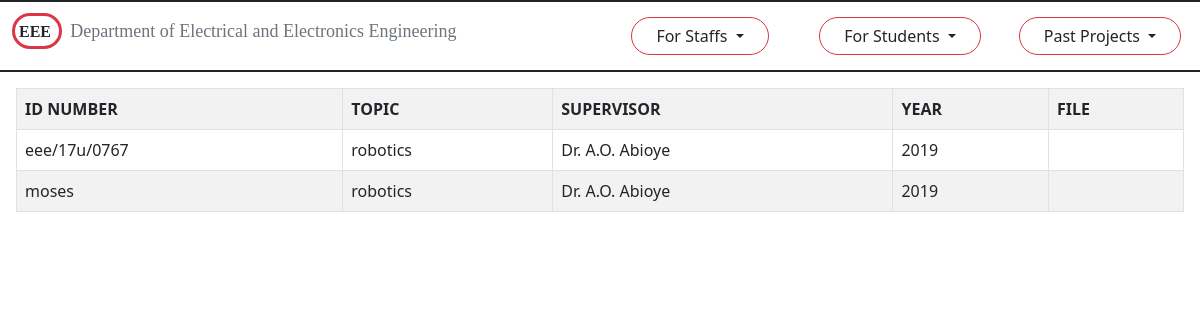
Screenshot of /2019.php with the database file from the repository.
### tables this page shows
CREATE TABLE `upload` (
  `SN` int(4) NOT NULL,
  `id` varchar(15) NOT NULL,
  `supervisor` char(35) NOT NULL,
  `topic` varchar(255) NOT NULL,
  `years` int(4) NOT NULL,
  `title` varchar(25) NOT NULL
);

### 2019.php (the view, shortened to what this page needs)
<?php
    $servername = "localhost";
    $username = "root";
    $password = "";
    $dbname = "my_db";
    $conn = new mysqli($servername, $username,
                    $password, $dbname);
    $sql = "SELECT * FROM upload WHERE years='2019' ORDER BY id ASC";
    $result = $conn->query($sql);
?>
<!DOCTYPE html>
<html lang="en">
<head>
    <link rel="stylesheet" href="styles/style.css">
    <link href="bootstrap-5.1.3-dist/css/bootstrap.min.css" rel="stylesheet">
</head>
<body>
    <header>
        <div class="container-fluid border-bottom border-top border-2 py-2 border-dark">
            <div class="row text-light">
                <div class="col-lg-6 py-2">
                    <a href="index.php" class="border border-3 border-danger rounded-pill p-1 text-decoration-none text-dark">
                        <strong>EEE</strong>
                    </a>
                    <span id="dpt-name" class="text-muted px-2 font-size">Department of Electrical and Electronics Engineering</span>
                </div>
                <div class="btn col-lg-2 dropdown">
                    <button type="button" class="btn border-danger px-4 btn-md rounded-pill text-dark dropdown-toggle" data-bs-toggle="dropdown">For Staffs </button>
                </div>
                <div class="btn col-lg-2">
                    <button type="button" class="btn border-danger px-4 btn-md rounded-pill text-dark dropdown-toggle" data-bs-toggle="dropdown">
                        For Students
                    </button>
                </div>
                <div class="btn col-lg-2">
                    <button type="button" class="btn border-danger px-4 btn-md rounded-pill text-dark dropdown-toggle" data-bs-toggle="dropdown">
                        Past Projects
                    </button>
                </div>
            </div>
        </div>
    </header>
    <section>
    <div class="container-fluid p-3">
            <table class="table table-striped table-bordered">
                    <tr>
                        <th>ID NUMBER</th>
                        <th>TOPIC</th>
                        <th>SUPERVISOR</th>
                        <th>YEAR</th>
                        <th>FILE</th>
                    </tr>
                    <?php
                        while($rows=$result->fetch_assoc())
                        {
                    ?>
                            <tr>
                                <td><?php echo $rows['id'];?></td>
                                <td><?php echo $rows['topic'];?></td>
                                <td><?php echo $rows['supervisor'];?></td>
                                <td><?php echo $rows['years'];?></td>
                                <td><?php echo $rows['title'];?></td>
                            </tr>
                    <?php
                        }
                    ?>
                </table>
            </div>
    </section>
</body>
</html>

### styles/style.css (style rules this page uses)
body { background: #dedede; margin: 0; padding: 0; }
a> strong, #dpt-name { font-family: cursive; }
#dpt-name { font-size: large; }

### rows the page displays
upload: id "eee/17u/0767", topic "robotics", supervisor "Dr. A.O. Abioye", years "2019"
upload: id "moses", topic "robotics", supervisor "Dr. A.O. Abioye", years "2019"
